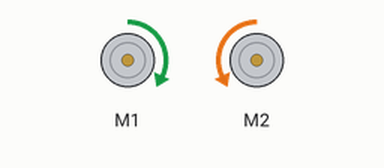
This sketch was run on a simulated Arduino Uno, built with avr-gcc and run on an emulated ATmega328P. On the bench: 2 × DC motor (green arrow = forward, orange = backward, longer = faster). What the sketch prints to the serial monitor is not drawn.

Above: at 0.1 s.
Timing chart, 0 to 1.6 s (numbered marks = the images above):
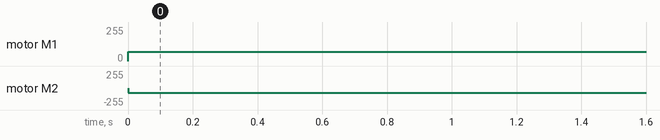

The sketch:

MotorDriverTest.ino
```cpp
#include <Wire.h>
#include <Adafruit_MotorShield.h>
#include "utility/Adafruit_MS_PWMServoDriver.h"

// Create the motor shield object with the default I2C address
Adafruit_MotorShield AFMS = Adafruit_MotorShield();

// Select which 'port' M1, M2, M3 or M4. In this case, M1 and M2
Adafruit_DCMotor *motor1 = AFMS.getMotor(1);
Adafruit_DCMotor *motor2 = AFMS.getMotor(2);

void setup() {
  Serial.begin(9600);           // set up Serial library at 9600 bps
  Serial.println("Adafruit Motorshield v2 - DC Motor test!");

  AFMS.begin();  // create with the default frequency 1.6KHz
  //AFMS.begin(1000);  // OR with a different frequency, say 1KHz

  // Set the speed to start, from 0 (off) to 255 (max speed)
  motor1->setSpeed(50);
  motor1->run(FORWARD);
  // turn on motor
  motor1->run(RELEASE);

  motor2->setSpeed(50);
  motor2->run(BACKWARD);
  // turn on motor
  motor2->run(RELEASE);
}

void loop() {
  uint8_t i;

  Serial.print("tick");

  motor1->run(FORWARD);
  motor2->run(BACKWARD);
  /*for (i = 100; i <= 255; i++) {
    motor1->setSpeed(i);
    motor2->setSpeed(i);
    Serial.println(i);
    delay(200);
  }
  for (i = 255; i != 100; i--) {
    motor1->setSpeed(i);
    motor2->setSpeed(i);
    Serial.println(i);
    delay(200);
  }*/
  motor1->setSpeed(70);
  motor2->setSpeed(70);
  delay(5000);
}
```

Measured:
- by itself, motor M1: stopped → forward 70/255 at 0.00 s
- by itself, motor M2: stopped → backward 70/255 at 0.00 s
